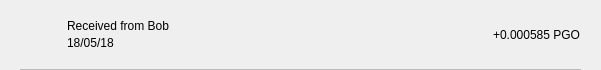
<?xml version="1.0" encoding="UTF-8"?>
<ui version="4.0">
 <class>TxRow</class>
 <widget class="QWidget" name="TxRow">
  <property name="geometry">
   <rect>
    <x>0</x>
    <y>0</y>
    <width>601</width>
    <height>70</height>
   </rect>
  </property>
  <property name="minimumSize">
   <size>
    <width>0</width>
    <height>40</height>
   </size>
  </property>
  <property name="windowTitle">
   <string>Form</string>
  </property>
  <layout class="QVBoxLayout" name="verticalLayout_3">
   <property name="spacing">
    <number>0</number>
   </property>
   <property name="leftMargin">
    <number>0</number>
   </property>
   <property name="topMargin">
    <number>0</number>
   </property>
   <property name="rightMargin">
    <number>0</number>
   </property>
   <property name="bottomMargin">
    <number>0</number>
   </property>
   <item>
    <widget class="QWidget" name="rowContainer" native="true">
     <layout class="QVBoxLayout" name="verticalLayout_2">
      <property name="spacing">
       <number>9</number>
      </property>
      <property name="leftMargin">
       <number>20</number>
      </property>
      <property name="topMargin">
       <number>9</number>
      </property>
      <property name="rightMargin">
       <number>20</number>
      </property>
      <property name="bottomMargin">
       <number>0</number>
      </property>
      <item>
       <widget class="QFrame" name="frame">
        <property name="styleSheet">
         <string notr="true">border:none;</string>
        </property>
        <property name="frameShape">
         <enum>QFrame::StyledPanel</enum>
        </property>
        <property name="frameShadow">
         <enum>QFrame::Raised</enum>
        </property>
        <layout class="QHBoxLayout" name="horizontalLayout" stretch="0,2,0">
         <property name="leftMargin">
          <number>0</number>
         </property>
         <property name="topMargin">
          <number>0</number>
         </property>
         <property name="rightMargin">
          <number>0</number>
         </property>
         <property name="bottomMargin">
          <number>0</number>
         </property>
         <item>
          <widget class="QPushButton" name="icon">
           <property name="focusPolicy">
            <enum>Qt::NoFocus</enum>
           </property>
           <property name="styleSheet">
            <string notr="true">border:none;</string>
           </property>
           <property name="text">
            <string/>
           </property>
           <property name="iconSize">
            <size>
             <width>28</width>
             <height>28</height>
            </size>
           </property>
          </widget>
         </item>
         <item>
          <layout class="QVBoxLayout" name="verticalLayout">
           <property name="spacing">
            <number>3</number>
           </property>
           <property name="leftMargin">
            <number>9</number>
           </property>
           <item>
            <widget class="QLabel" name="lblAddress">
             <property name="styleSheet">
              <string notr="true"/>
             </property>
             <property name="text">
              <string>Received from Bob</string>
             </property>
             <property name="alignment">
              <set>Qt::AlignBottom|Qt::AlignLeading|Qt::AlignLeft</set>
             </property>
            </widget>
           </item>
           <item>
            <widget class="QLabel" name="lblDate">
             <property name="styleSheet">
              <string notr="true"/>
             </property>
             <property name="text">
              <string>18/05/18</string>
             </property>
             <property name="alignment">
              <set>Qt::AlignLeading|Qt::AlignLeft|Qt::AlignTop</set>
             </property>
            </widget>
           </item>
          </layout>
         </item>
         <item>
          <widget class="QLabel" name="lblAmount">
           <property name="styleSheet">
            <string notr="true"/>
           </property>
           <property name="text">
            <string>+0.000585 PGO</string>
           </property>
          </widget>
         </item>
        </layout>
       </widget>
      </item>
      <item>
       <widget class="QLabel" name="lblDivisory">
        <property name="minimumSize">
         <size>
          <width>0</width>
          <height>1</height>
         </size>
        </property>
        <property name="maximumSize">
         <size>
          <width>16777215</width>
          <height>1</height>
         </size>
        </property>
        <property name="styleSheet">
         <string notr="true">background-color:#bababa;</string>
        </property>
        <property name="text">
         <string/>
        </property>
        <property name="alignment">
         <set>Qt::AlignBottom|Qt::AlignLeading|Qt::AlignLeft</set>
        </property>
       </widget>
      </item>
     </layout>
    </widget>
   </item>
  </layout>
 </widget>
 <resources/>
 <connections/>
</ui>
